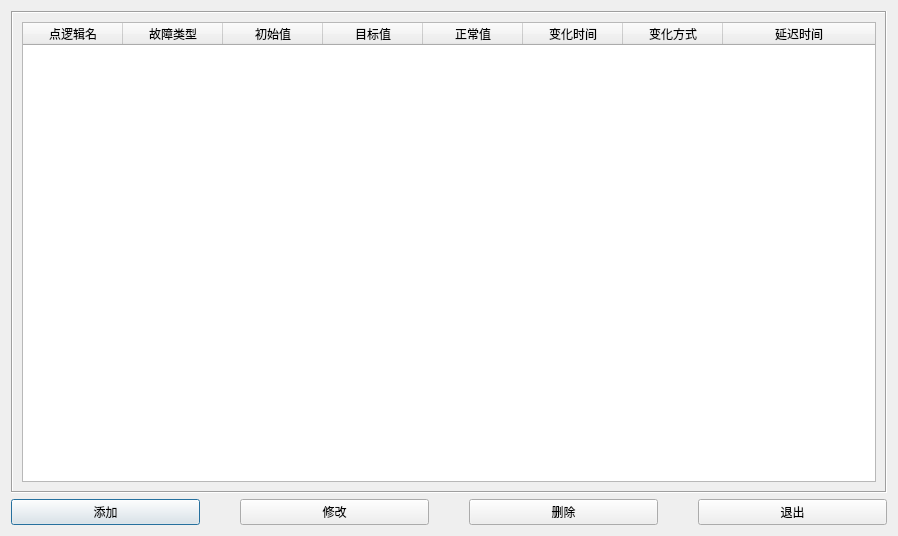
<?xml version="1.0" encoding="UTF-8"?>
<ui version="4.0">
 <class>CFaultDataTable</class>
 <widget class="QDialog" name="CFaultDataTable">
  <property name="geometry">
   <rect>
    <x>0</x>
    <y>0</y>
    <width>898</width>
    <height>536</height>
   </rect>
  </property>
  <property name="windowTitle">
   <string>故障数据</string>
  </property>
  <property name="styleSheet">
   <string notr="true">font: 14pt &quot;宋体&quot;;</string>
  </property>
  <layout class="QVBoxLayout" name="verticalLayout">
   <item>
    <widget class="QFrame" name="frame">
     <property name="frameShape">
      <enum>QFrame::Box</enum>
     </property>
     <property name="frameShadow">
      <enum>QFrame::Sunken</enum>
     </property>
     <layout class="QGridLayout" name="gridLayout">
      <item row="0" column="0">
       <widget class="QTableWidget" name="listFaultData">
        <property name="autoFillBackground">
         <bool>false</bool>
        </property>
        <property name="lineWidth">
         <number>1</number>
        </property>
        <property name="sortingEnabled">
         <bool>true</bool>
        </property>
        <attribute name="horizontalHeaderCascadingSectionResizes">
         <bool>false</bool>
        </attribute>
        <attribute name="horizontalHeaderDefaultSectionSize">
         <number>100</number>
        </attribute>
        <attribute name="horizontalHeaderMinimumSectionSize">
         <number>50</number>
        </attribute>
        <attribute name="horizontalHeaderStretchLastSection">
         <bool>true</bool>
        </attribute>
        <column>
         <property name="text">
          <string>点逻辑名</string>
         </property>
        </column>
        <column>
         <property name="text">
          <string>故障类型</string>
         </property>
        </column>
        <column>
         <property name="text">
          <string>初始值</string>
         </property>
        </column>
        <column>
         <property name="text">
          <string>目标值</string>
         </property>
        </column>
        <column>
         <property name="text">
          <string>正常值</string>
         </property>
        </column>
        <column>
         <property name="text">
          <string>变化时间</string>
         </property>
        </column>
        <column>
         <property name="text">
          <string>变化方式</string>
         </property>
        </column>
        <column>
         <property name="text">
          <string>延迟时间</string>
         </property>
        </column>
       </widget>
      </item>
     </layout>
    </widget>
   </item>
   <item>
    <layout class="QHBoxLayout" name="horizontalLayout">
     <property name="spacing">
      <number>40</number>
     </property>
     <item>
      <widget class="QPushButton" name="buttonAdd">
       <property name="styleSheet">
        <string notr="true">font: 12pt &quot;宋体&quot;;</string>
       </property>
       <property name="text">
        <string>添加</string>
       </property>
      </widget>
     </item>
     <item>
      <widget class="QPushButton" name="buttonModify">
       <property name="styleSheet">
        <string notr="true">font: 12pt &quot;宋体&quot;;</string>
       </property>
       <property name="text">
        <string>修改</string>
       </property>
      </widget>
     </item>
     <item>
      <widget class="QPushButton" name="buttonDel">
       <property name="styleSheet">
        <string notr="true">font: 12pt &quot;宋体&quot;;</string>
       </property>
       <property name="text">
        <string>删除</string>
       </property>
      </widget>
     </item>
     <item>
      <widget class="QPushButton" name="buttonExit">
       <property name="styleSheet">
        <string notr="true">font: 12pt &quot;宋体&quot;;</string>
       </property>
       <property name="text">
        <string>退出</string>
       </property>
      </widget>
     </item>
    </layout>
   </item>
  </layout>
 </widget>
 <resources/>
 <connections>
  <connection>
   <sender>buttonExit</sender>
   <signal>clicked()</signal>
   <receiver>CFaultDataTable</receiver>
   <slot>reject()</slot>
   <hints>
    <hint type="sourcelabel">
     <x>630</x>
     <y>550</y>
    </hint>
    <hint type="destinationlabel">
     <x>349</x>
     <y>299</y>
    </hint>
   </hints>
  </connection>
 </connections>
</ui>
